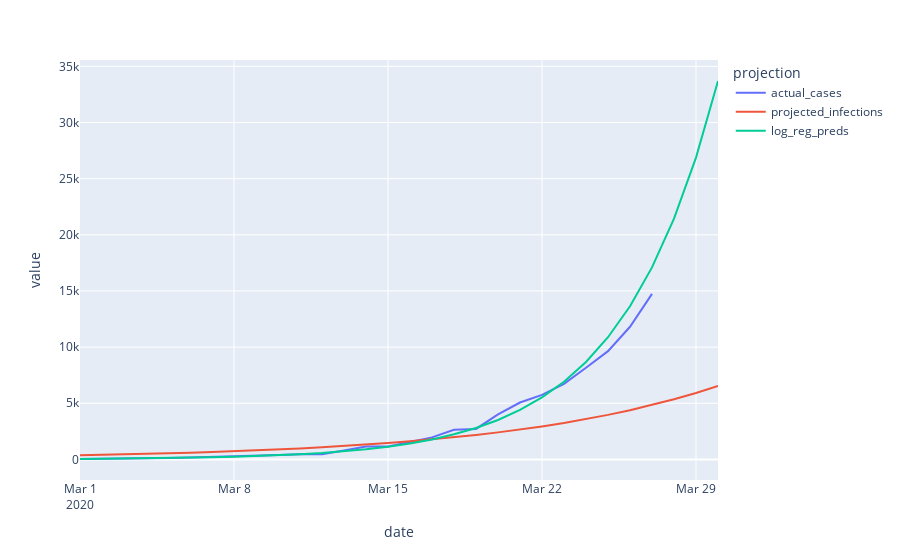

Source (notebook cell):
### Markdown cell above
## Visuals

### Code cell
df_filt = df_final_v2[df_final_v2.days < 30][['date','country','max_pop','beta','actual_cases','projected_infections','log_reg_preds']].melt(id_vars = ['date', 'country','max_pop','beta'], var_name = 'projection')
px.line(df_filt[(df_filt.country == 'United Kingdom') & (df_filt.max_pop == 0.5) & (df_filt.beta == 0.2)],
        x='date', y='value', color='projection' )

### Figure 1 — Plotly figure (JSON) as saved in the notebook; plotly's stock layout.template omitted (floating-point values rounded to 4 significant figures)
{"data": [{"hoverlabel": {"namelength": 0}, "hovertemplate": "projection=actual_cases<br>date=%{x}<br>value=%{y}", "legendgroup": "actual_cases", "line": {"color": "#636efa", "dash": "solid"}, "mode": "lines", "name": "actual_cases", "showlegend": true, "type": "scatter", "x": ["2020-03-01T00:00:00", "2020-03-02T00:00:00", "2020-03-03T00:00:00", "2020-03-04T00:00:00", "2020-03-05T00:00:00", "2020-03-06T00:00:00", "2020-03-07T00:00:00", "2020-03-08T00:00:00", "2020-03-09T00:00:00", "2020-03-10T00:00:00", "2020-03-11T00:00:00", "2020-03-12T00:00:00", "2020-03-13T00:00:00", "2020-03-14T00:00:00", "2020-03-15T00:00:00", "2020-03-16T00:00:00", "2020-03-17T00:00:00", "2020-03-18T00:00:00", "2020-03-19T00:00:00", "2020-03-20T00:00:00", "2020-03-21T00:00:00", "2020-03-22T00:00:00", "2020-03-23T00:00:00", "2020-03-24T00:00:00", "2020-03-25T00:00:00", "2020-03-26T00:00:00", "2020-03-27T00:00:00", "2020-03-28T00:00:00", "2020-03-29T00:00:00", "2020-03-30T00:00:00"], "xaxis": "x", "y": [36, 40, 51, 86, 116, 164, 207, 274, 322, 384, 459, 459, 802, 1144, 1145, 1551, 1960, 2642, 2716, 4014, 5067, 5745, 6726, 8164, 9640, 11812, 14745, null, null, null], "yaxis": "y"}, {"hoverlabel": {"namelength": 0}, "hovertemplate": "projection=projected_infections<br>date=%{x}<br>value=%{y}", "legendgroup": "projected_infections", "line": {"color": "#EF553B", "dash": "solid"}, "mode": "lines", "name": "projected_infections", "showlegend": true, "type": "scatter", "x": ["2020-03-01T00:00:00", "2020-03-02T00:00:00", "2020-03-03T00:00:00", "2020-03-04T00:00:00", "2020-03-05T00:00:00", "2020-03-06T00:00:00", "2020-03-07T00:00:00", "2020-03-08T00:00:00", "2020-03-09T00:00:00", "2020-03-10T00:00:00", "2020-03-11T00:00:00", "2020-03-12T00:00:00", "2020-03-13T00:00:00", "2020-03-14T00:00:00", "2020-03-15T00:00:00", "2020-03-16T00:00:00", "2020-03-17T00:00:00", "2020-03-18T00:00:00", "2020-03-19T00:00:00", "2020-03-20T00:00:00", "2020-03-21T00:00:00", "2020-03-22T00:00:00", "2020-03-23T00:00:00", "2020-03-24T00:00:00", "2020-03-25T00:00:00", "2020-03-26T00:00:00", "2020-03-27T00:00:00", "2020-03-28T00:00:00", "2020-03-29T00:00:00", "2020-03-30T00:00:00"], "xaxis": "x", "y": [360, 397.9, 439.7, 485.9, 537.1, 593.5, 655.9, 724.9, 801.2, 885.4, 978.5, 1081.0, 1195.0, 1321.0, 1460.0, 1613.0, 1783.0, 1970.0, 2177.0, 2406.0, 2659.0, 2939.0, 3248.0, 3590.0, 3967.0, 4384.0, 4845.0, 5354.0, 5917.0, 6538.0], "yaxis": "y"}, {"hoverlabel": {"namelength": 0}, "hovertemplate": "projection=log_reg_preds<br>date=%{x}<br>value=%{y}", "legendgroup": "log_reg_preds", "line": {"color": "#00cc96", "dash": "solid"}, "mode": "lines", "name": "log_reg_preds", "showlegend": true, "type": "scatter", "x": ["2020-03-01T00:00:00", "2020-03-02T00:00:00", "2020-03-03T00:00:00", "2020-03-04T00:00:00", "2020-03-05T00:00:00", "2020-03-06T00:00:00", "2020-03-07T00:00:00", "2020-03-08T00:00:00", "2020-03-09T00:00:00", "2020-03-10T00:00:00", "2020-03-11T00:00:00", "2020-03-12T00:00:00", "2020-03-13T00:00:00", "2020-03-14T00:00:00", "2020-03-15T00:00:00", "2020-03-16T00:00:00", "2020-03-17T00:00:00", "2020-03-18T00:00:00", "2020-03-19T00:00:00", "2020-03-20T00:00:00", "2020-03-21T00:00:00", "2020-03-22T00:00:00", "2020-03-23T00:00:00", "2020-03-24T00:00:00", "2020-03-25T00:00:00", "2020-03-26T00:00:00", "2020-03-27T00:00:00", "2020-03-28T00:00:00", "2020-03-29T00:00:00", "2020-03-30T00:00:00"], "xaxis": "x", "y": [46.83, 58.97, 74.18, 93.26, 117.2, 147.2, 184.8, 231.9, 291.0, 365.1, 457.9, 574.4, 720.4, 903.4, 1133.0, 1421.0, 1781.0, 2233.0, 2800.0, 3511.0, 4402.0, 5520.0, 6920.0, 8676.0, 10880.0, 13640.0, 17100.0, 21440.0, 26880.0, 33700.0], "yaxis": "y"}], "layout": {"legend": {"title": {"text": "projection"}, "tracegroupgap": 0}, "margin": {"t": 60}, "xaxis": {"anchor": "y", "domain": [0, 1], "title": {"text": "date"}}, "yaxis": {"anchor": "x", "domain": [0, 1], "title": {"text": "value"}}}}
